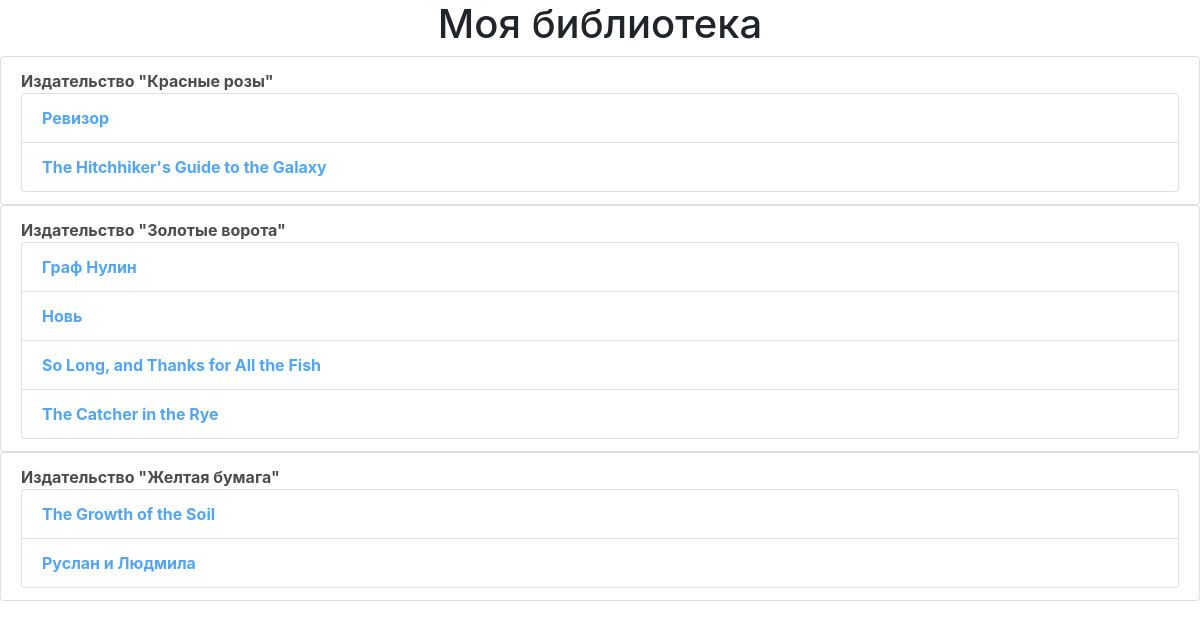
Page /publishers/ on the earlier database version.
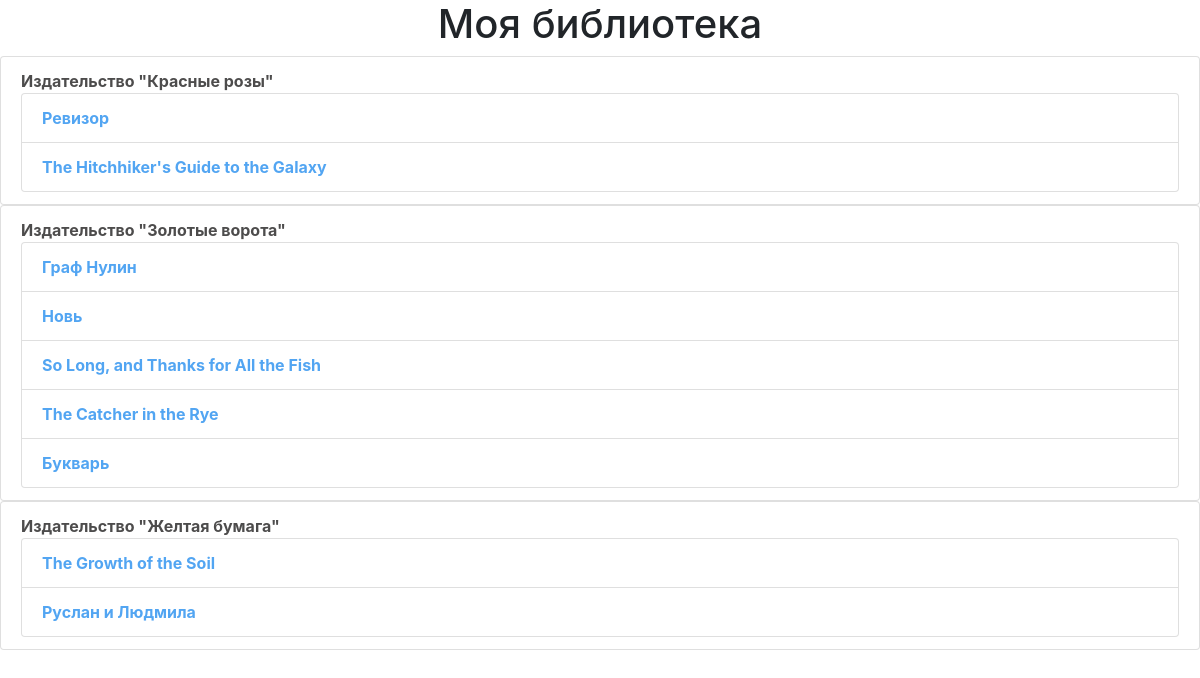
Same page on the later database version.
### p_library/models.py (models this page shows, shortened)
class Publisher(models.Model):
    name = models.CharField(max_length=160, verbose_name='Название')

class Book(models.Model):
    ISBN = models.CharField(max_length=13)
    title = models.CharField(max_length=160, verbose_name='Заголовок')
    description = models.TextField(verbose_name='Описание')
    year_release = models.SmallIntegerField(verbose_name='Дата издания')
    author = models.ForeignKey(Author, on_delete=models.CASCADE, verbose_name='Автор')
    price = models.DecimalField(max_digits=10, decimal_places=2, null=True, blank=True, verbose_name='Цена')
    copy_count = models.SmallIntegerField(default=1)
    publisher = models.ForeignKey(Publisher, on_delete=models.CASCADE, verbose_name='Издательство',
                 null=True, blank=True, related_name='books')
    friend = models.ForeignKey('Friend', on_delete=models.CASCADE, related_name='books',
                               verbose_name='Другу отдана', null=True, blank=True)
    image = models.ImageField(upload_to='media/book_photos/%Y/%m/%d', blank=True, null=True,
                              verbose_name='Фото')

### p_library/views.py (the view)
# urls.py: path('publishers/', views.publishers)
def publishers(request):
    template = loader.get_template('publishers_list.html')
    publishers = Publisher.objects.all()
    books = Book.objects.all()
    publishers_data = {
        'publishers': publishers,
        'books': books
    }
    return HttpResponse(template.render(publishers_data, request))

### p_library/templates/publishers_list.html (shortened to what this page needs)
{% extends 'base.html' %}
{% block content %}
    {% for publisher in publishers %}
        <ul class="list-group">
            <li class="list-group-item publisher-name">
                Издательство "{{ publisher.name }}"
                <ul class="list-group publisher-book">
                    {% for book in publisher.books.all  %}
                        <li class="list-group-item"> {{ book.title }}</li>
                    {% endfor %}
                </ul>
            </li>
        </ul>
    {% endfor %}
{% endblock content %}

Differences in the rows shown:
added Book: title "Букварь", shown under Publisher "Золотые ворота"
